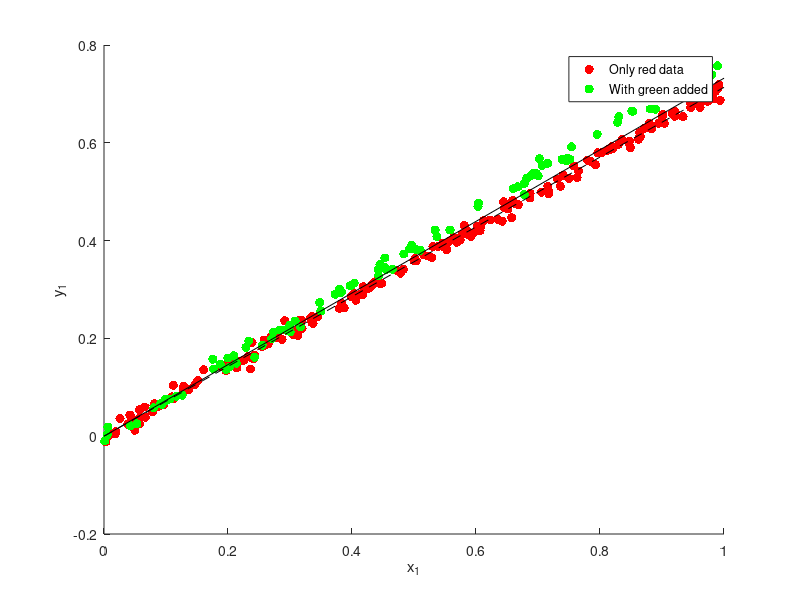

The MATLAB source for this figure:
function demo_LS_recursive01
% Recursive computation of least squares estimate (implementation with block data)
% 
% Copyright (c) 2015 Idiap Research Institute, http://idiap.ch/
% Written by Sylvain Calinon, http://calinon.ch/
% 
% This file is part of PbDlib, http://www.idiap.ch/software/pbdlib/
% 
% PbDlib is free software: you can redistribute it and/or modify
% it under the terms of the GNU General Public License version 3 as
% published by the Free Software Foundation.
% 
% PbDlib is distributed in the hope that it will be useful,
% but WITHOUT ANY WARRANTY; without even the implied warranty of
% MERCHANTABILITY or FITNESS FOR A PARTICULAR PURPOSE. See the
% GNU General Public License for more details.
% 
% You should have received a copy of the GNU General Public License
% along with PbDlib. If not, see <http://www.gnu.org/licenses/>.


%% Parameters
%%%%%%%%%%%%%%%%%%%%%%%%%%%%%%%%%%%%%%%%%%%%%%%%%%%%%%%%%%%%%%%%%%%%%%%%%%%
nbVarIn = 1; %Dimension of input vector
nbVarOut = 1; %Dimension of output vector
nbData = 200; %Number of observations


%% Generate data
%%%%%%%%%%%%%%%%%%%%%%%%%%%%%%%%%%%%%%%%%%%%%%%%%%%%%%%%%%%%%%%%%%%%%%%%%%%
A0 = rand(nbVarIn,nbVarOut); %Linear relation between input and output (to be estimated)
X = rand(nbData,nbVarIn); %Input data
Y = X * A0 + randn(nbData,nbVarOut)*1E-2; %Output data (with noise)


%% Regression
%%%%%%%%%%%%%%%%%%%%%%%%%%%%%%%%%%%%%%%%%%%%%%%%%%%%%%%%%%%%%%%%%%%%%%%%%%%
%Initial batch least squares estimate
iB = inv(X'*X);
A = iB * X' * Y;

%Arrival of new datapoints
nbDataNew = nbData/2; %Number of additional observations
V = rand(nbDataNew,nbVarIn); %New input data
C = V * rand(nbVarIn,nbVarOut) + randn(nbDataNew,nbVarOut)*1E-2; %New output data (C=V*A2 with noise)
Xnew = [X; V]; %Concatenated input data
Ynew = [Y; C]; %Concatenated output data

%Incremental update
tic
K =  iB*V' / (eye(nbDataNew) + V*iB*V'); %Kalman gain
Anew = A + K * (C-V*A); %Update A
%iB = iB - iB*V'/(1+V*iB*V')*V*iB; %Update iB
t=toc; disp(['Incremental update: ' num2str(t) ' sec.']);

%Batch update
tic
A0new = (Xnew'*Xnew)\Xnew' * Ynew;
t=toc; disp(['Batch update:       ' num2str(t) ' sec.']);

%Error on estimate
disp(['Difference of parameter estimates between batch and incremental: ' num2str(norm(A0new-Anew))]);


%% Plot
%%%%%%%%%%%%%%%%%%%%%%%%%%%%%%%%%%%%%%%%%%%%%%%%%%%%%%%%%%%%%%%%%%%%%%%%%%%
figure('position',[10,10,1300,800]); hold on;
i=1; j=1;
plot(X(:,i),Y(:,j), 'r.','markersize',20);
plot(V(:,i),C(:,j), 'g.','markersize',20);
plot([0 1],[0 A(i,j)], 'k--');
plot([0 1],[0 Anew(i,j)], 'k-');
xlabel(['x_' num2str(i)]); ylabel(['y_' num2str(j)]);
legend('Only red data','With green added');

%print('-dpng','graphs/demo_LS_recursive01.png');
%pause;
%close all;
